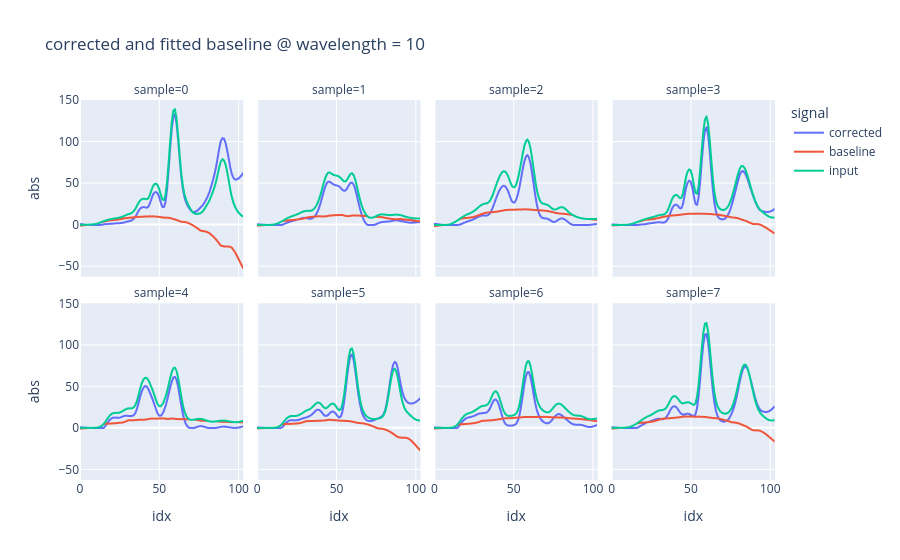

The cell this chart's notebook holds for it:
### Code cell
bcorr_snip = BCorr_SNIP(
    max_half_window=15,
)

bcorr_snip.fit_transform(XX)

bcorr_snip.get_bcorr_results().viz_compare_signals(10)
